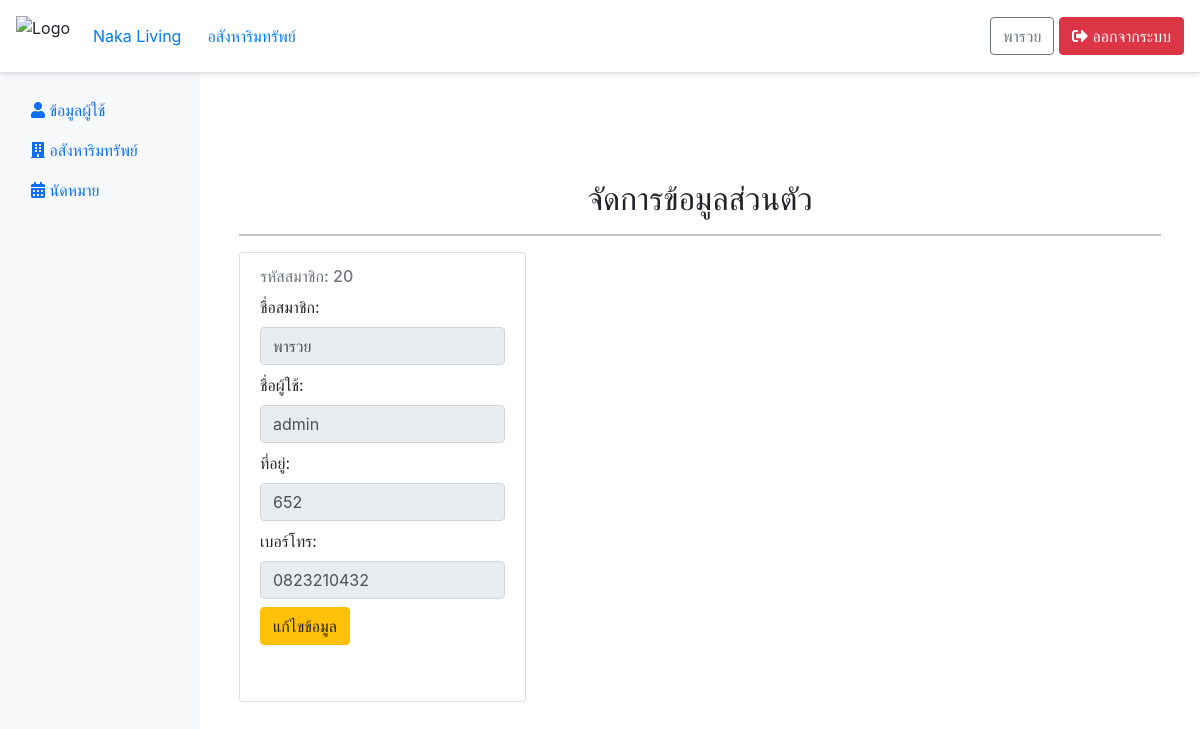
Screenshot of /user.php (signed in) with the database file from the repository.
### tables this page shows
CREATE TABLE `user` (
  `u_id` int(5) NOT NULL,
  `u_fullname` varchar(40) NOT NULL,
  `u_username` varchar(40) NOT NULL,
  `u_password` varchar(40) NOT NULL,
  `u_address` text NOT NULL,
  `u_level` text NOT NULL,
  `u_phone` char(10) NOT NULL
);

### user.php (the view, shortened to what this page needs)
<?php
$objCon = connectDB();
$user = $_SESSION['user_login'];
$sql = "SELECT * FROM user WHERE u_id = '{$user['id']}'";
$result = mysqli_query($objCon, $sql);
$count = mysqli_num_rows($result);
?>
<!DOCTYPE html>
<html lang="en">
<head>
    <link href="https://cdn.jsdelivr.net/npm/bootstrap@5.1.3/dist/css/bootstrap.min.css" rel="stylesheet">
</head>
<body>
    <?php include 'logobar.php'?>
        <main class="col-md-9 ms-sm-auto col-lg-10 px-md-4">
            <div class="container">
                <h2>จัดการข้อมูลส่วนตัว</h2>
                <hr>
                <?php if ($count > 0) { ?>
                    <div class="row">
                        <?php while ($row = mysqli_fetch_assoc($result)) { ?>
                            <div class="col-md-4">
                                <div class="card mb-4">
                                    <div class="card-body">
                                        <h6 class="card-subtitle mb-2 text-muted">รหัสสมาชิก: <?php echo htmlspecialchars($row["u_id"]); ?></h6>
                                        <form action="editformuser.php" method="POST" class="form-horizontal">
                                            <div class="form-group mb-2">
                                                <label for="u_fullname_<?php echo $row["u_id"]; ?>" class="form-label">ชื่อสมาชิก:</label>
                                                <input type="text" name="u_fullname" id="u_fullname_<?php echo $row["u_id"]; ?>" class="form-control readonly" value="<?php echo htmlspecialchars($row["u_fullname"]); ?>" readonly>
                                            </div>
                                            <div class="form-group mb-2">
                                                <label for="u_username_<?php echo $row["u_id"]; ?>" class="form-label">ชื่อผู้ใช้:</label>
                                                <input type="text" name="u_username" id="u_username_<?php echo $row["u_id"]; ?>" class="form-control readonly" value="<?php echo htmlspecialchars($row["u_username"]); ?>" readonly>
                                            </div>
                                            <div class="form-group mb-2">
                                                <label for="u_address_<?php echo $row["u_id"]; ?>" class="form-label">ที่อยู่:</label>
                                                <input type="text" name="u_address" id="u_address_<?php echo $row["u_id"]; ?>" class="form-control readonly" value="<?php echo htmlspecialchars($row["u_address"]); ?>" readonly>
                                            </div>
                                            <div class="form-group mb-2">
                                                <label for="u_phone_<?php echo $row["u_id"]; ?>" class="form-label">เบอร์โทร:</label>
                                                <input type="text" name="u_phone" id="u_phone_<?php echo $row["u_id"]; ?>" class="form-control readonly" value="<?php echo htmlspecialchars($row["u_phone"]); ?>" readonly>
                                            </div>
                                            <div class="form-group">
                                                <button type="button" class="btn btn-warning btn-custom edit-button" data-id="<?php echo $row["u_id"]; ?>">แก้ไขข้อมูล</button>
                                            </div>
                                        </form>
                                    </div>
                                </div>
                            </div>
                        <?php } ?>
                    </div>
                <?php } else { ?>
                    <div class="alert alert-warning">
                        ไม่มีข้อมูลผู้ใช้!
                    </div>
                <?php } ?>
            </div>
        </main>
</body>
</html>

### user.php (style rules this page uses)
body { background-color: #f8f9fa; font-family: Arial, sans-serif; }
h2 { margin-top: 20px; text-align: center; }
.container { margin-top: -600px; }
.btn-custom { margin-bottom: 20px; }
.readonly { background-color: #e9ecef; }

### logobar.php (style rules this page uses)
body { margin-top: 60px; }

### rows the page displays
user: u_id "20", u_fullname "พารวย", u_username "admin", u_address "652", u_phone "0823210432"

### other values shown
$fullname "พารวย"
